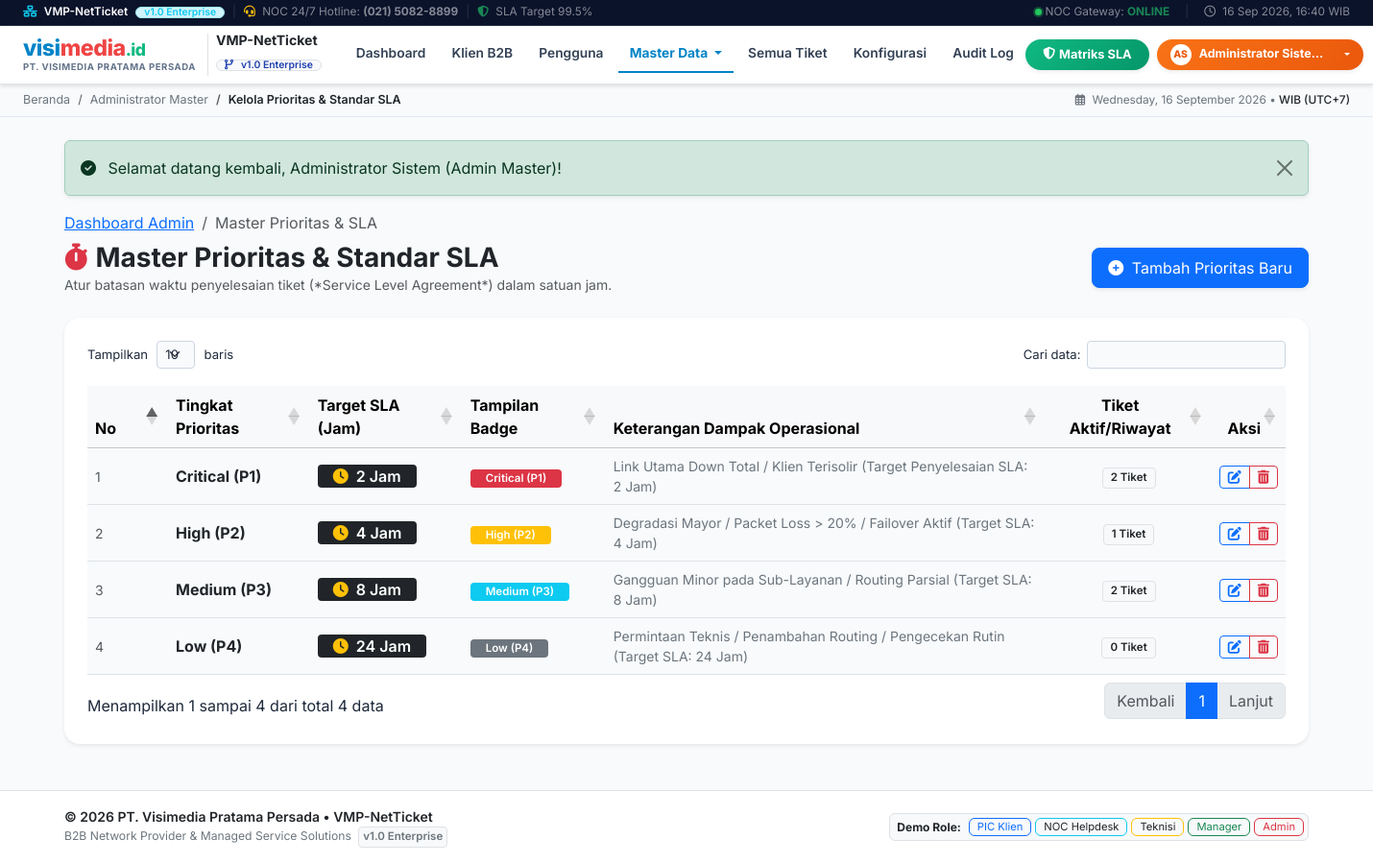
The app's page /admin/kelola_prioritas.php (signed in) with its own data.
### tables this page shows
CREATE TABLE `settings` (
  `setting_key` VARCHAR(50) PRIMARY KEY,
  `setting_value` TEXT,
  `setting_group` VARCHAR(50) DEFAULT 'general',
  `description` VARCHAR(255) NULL,
  `updated_at` DATETIME DEFAULT CURRENT_TIMESTAMP ON UPDATE CURRENT_TIMESTAMP
);

CREATE TABLE `priorities` (
  `id` INT AUTO_INCREMENT PRIMARY KEY,
  `name` VARCHAR(50) NOT NULL,
  `sla_hours` INT NOT NULL COMMENT 'Batas waktu penyelesaian dalam hitungan jam',
  `badge_color` VARCHAR(20) DEFAULT 'primary',
  `description` VARCHAR(255) NULL
);

### admin/kelola_prioritas.php (the view, shortened to what this page needs)
<?php
require_once __DIR__ . '/../config/database.php';
$pdo = get_db();
$page_title = 'Kelola Prioritas & Standar SLA';
$priorities = $pdo->query("
    SELECT p.*, COUNT(t.id) as ticket_count
    FROM priorities p
    LEFT JOIN tickets t ON p.id = t.priority_id
    GROUP BY p.id
    ORDER BY p.sla_hours ASC
")->fetchAll();
require_once __DIR__ . '/../includes/header.php';
?>
<div class="row mb-4">
    <div class="col-12">
        <nav aria-label="breadcrumb">
            <ol class="breadcrumb mb-2">
                <li class="breadcrumb-item"><a href="<?= base_url('admin/dashboard.php') ?>">Dashboard Admin</a></li>
                <li class="breadcrumb-item active" aria-current="page">Master Prioritas & SLA</li>
            </ol>
        </nav>
        <div class="d-flex justify-content-between align-items-center flex-wrap gap-2">
            <div>
                <h3 class="fw-bold mb-0 text-dark"><i class="fas fa-stopwatch text-danger me-2"></i>Master Prioritas & Standar SLA</h3>
                <p class="text-muted small mb-0">Atur batasan waktu penyelesaian tiket (*Service Level Agreement*) dalam satuan jam.</p>
            </div>
            <button type="button" class="btn btn-primary px-3 py-2 rounded-3 shadow-sm" data-bs-toggle="modal" data-bs-target="#modalTambahPrioritas">
                <i class="fas fa-plus-circle me-1"></i> Tambah Prioritas Baru
            </button>
        </div>
    </div>
</div>
<div class="card border-0 shadow-sm rounded-4 overflow-hidden mb-4">
    <div class="card-body p-4">
        <div class="table-responsive">
            <table class="table table-hover align-middle datatable">
                <thead class="table-light">
                    <tr>
                        <th style="width: 50px;">No</th>
                        <th>Tingkat Prioritas</th>
                        <th>Target SLA (Jam)</th>
                        <th>Tampilan Badge</th>
                        <th>Keterangan Dampak Operasional</th>
                        <th class="text-center">Tiket Aktif/Riwayat</th>
                        <th class="text-end">Aksi</th>
                    </tr>
                </thead>
                <tbody>
                    <?php
                    $no = 1;
                    foreach ($priorities as $p):
                    ?>
                        <tr>
                            <td class="text-muted small"><?= $no++ ?></td>
                            <td class="fw-bold text-dark">
                                <?= htmlspecialchars($p['name']) ?>
                            </td>
                            <td>
                                <span class="badge bg-dark px-3 py-1 fs-6">
                                    <i class="fas fa-clock me-1 text-warning"></i> <?= $p['sla_hours'] ?> Jam
                                </span>
                            </td>
                            <td>
                                <span class="badge bg-<?= htmlspecialchars($p['badge_color']) ?> px-3 py-1">
                                    <?= htmlspecialchars($p['name']) ?>
                                </span>
                            </td>
                            <td class="text-secondary small"><?= htmlspecialchars($p['description'] ?? '-') ?></td>
                            <td class="text-center">
                                <span class="badge bg-light text-dark border px-2 py-1">
                                    <?= $p['ticket_count'] ?> Tiket
                                </span>
                            </td>
                            <td class="text-end">
                                <div class="btn-group btn-group-sm">
                                    <button type="button" class="btn btn-outline-primary btn-edit-prio"
                                            data-id="<?= $p['id'] ?>"
                                            data-name="<?= htmlspecialchars($p['name']) ?>"
                                            data-hours="<?= $p['sla_hours'] ?>"
                                            data-color="<?= htmlspecialchars($p['badge_color']) ?>"
                                            data-description="<?= htmlspecialchars($p['description'] ?? '') ?>"
                                            title="Edit Prioritas">
                                        <i class="fas fa-edit"></i>
                                    </button>
                                    <a href="<?= base_url('admin/kelola_prioritas.php?delete_id=' . $p['id']) ?>"
                                       class="btn btn-outline-danger"
                                       onclick="return confirm('Apakah Anda yakin ingin menghapus prioritas <?= htmlspecialchars($p['name']) ?>?');"
                                       title="Hapus Prioritas">
                                        <i class="fas fa-trash-alt"></i>
                                    </a>
                                </div>
                            </td>
                        </tr>
                    <?php endforeach; ?>
                </tbody>
            </table>
        </div>
    </div>
</div>
<?php require_once __DIR__ . '/../includes/footer.php'; ?>

### includes/header.php (shortened to what this page needs)
<?php
require_once __DIR__ . '/../config/database.php';
$current_user = current_user();
$current_role = $current_user['role'] ?? 'guest';
$page_title   = $page_title ?? 'Sistem Network Trouble Ticketing & SLA Tracking';
$app_name       = get_setting('app_name', 'VMP-NetTicket');
$system_version = get_setting('system_version', 'v1.0 Enterprise');
$company_name   = get_setting('company_name', 'PT. Visimedia Pratama Persada');
$role_names = [
    'admin'    => 'Administrator Master',
    'karyawan' => 'PIC Klien Korporat',
    'helpdesk' => 'NOC Helpdesk Dispatcher',
    'teknisi'  => 'Field / Network Engineer',
    'manager'  => 'Head of NOC / Service Delivery'
];
$user_initials = 'VP';
if ($current_user && !empty($current_user['name'])) {
    $words = explode(' ', trim($current_user['name']));
    if (count($words) >= 2) {
        $user_initials = strtoupper(substr($words[0], 0, 1) . substr($words[1], 0, 1));
    } else {
        $user_initials = strtoupper(substr($words[0], 0, 2));
    }
}
?>
<!DOCTYPE html>
<html lang="id">
<head>
    <link href="https://cdn.jsdelivr.net/npm/bootstrap@5.3.3/dist/css/bootstrap.min.css" rel="stylesheet">
    <link rel="stylesheet" href="https://cdnjs.cloudflare.com/ajax/libs/font-awesome/6.5.1/css/all.min.css">
    <link rel="stylesheet" href="https://cdn.datatables.net/1.13.7/css/dataTables.bootstrap5.min.css">
    <link rel="stylesheet" href="<?= base_url('assets/css/style.css?v=' . time()) ?>">
</head>
<body>
<?php if ($current_user): ?>
<header class="isp-header sticky-top no-print">
    <div class="top-utility-bar py-1">
        <div class="container-fluid px-3 px-xl-4 d-flex align-items-center justify-content-between">
            <div class="d-flex align-items-center gap-2 text-white-50 small" style="font-size: 0.74rem;">
                <span class="text-white fw-semibold"><i class="fas fa-network-wired text-info me-1"></i> <?= htmlspecialchars($app_name) ?></span>
                <span class="badge bg-info-subtle text-info border border-info-subtle rounded-pill px-2 py-0 d-none d-sm-inline-block" style="font-size:0.65rem;"><?= htmlspecialchars($system_version) ?></span>
                <span class="opacity-25">|</span>
                <span class="d-none d-md-inline"><i class="fas fa-headset text-warning me-1"></i> NOC 24/7 Hotline: <strong>(021) 5082-8899</strong></span>
                <span class="opacity-25 d-none d-md-inline">|</span>
                <?php if ($current_role === 'karyawan'): ?>
                    <span class="d-none d-lg-inline"><i class="fas fa-headset text-success me-1"></i> NOC Support 24/7</span>
                <?php else: ?>
                    <span class="d-none d-lg-inline"><i class="fas fa-shield-alt text-success me-1"></i> SLA Target 99.5%</span>
                <?php endif; ?>
            </div>
            <div class="d-flex align-items-center gap-3 text-white-50 small" style="font-size: 0.74rem;">
                <div class="d-none d-sm-flex align-items-center">
                    <span class="status-dot me-1"></span>
                    <span>NOC Gateway: <strong class="text-success">ONLINE</strong></span>
                </div>
                <span class="opacity-25 d-none d-sm-inline">|</span>
                <div class="d-none d-md-inline">
                    <i class="far fa-clock me-1"></i> <?= date('d M Y, H:i') ?> WIB
                </div>
            </div>
        </div>
    </div>
    <nav class="navbar navbar-expand-xl navbar-light bg-white py-2 border-bottom shadow-sm">
        <div class="container-fluid px-3 px-xl-4">
            <a class="navbar-brand d-flex align-items-center me-4 py-0 flex-shrink-0" href="<?= base_url('index.php') ?>">
                <div class="brand-logo-isp me-2">
                    <span class="logo-visi">visi<span class="logo-media">media</span><span class="logo-tld">.id</span></span>
                    <span class="logo-corp-sub"><?= htmlspecialchars($company_name) ?></span>
                </div>
                <div class="border-start ps-2 ms-1 d-none d-lg-block">
                    <div class="fw-bold text-dark lh-1" style="font-size: 0.88rem;"><?= htmlspecialchars($app_name) ?></div>
                    <span class="badge bg-light text-primary border rounded-pill px-2 py-0 mt-1" style="font-size: 0.65rem; font-weight: 600;">
                        <i class="fas fa-code-branch me-1"></i><?= htmlspecialchars($system_version) ?>
                    </span>
                </div>
            </a>
            <div class="collapse navbar-collapse" id="navbarIspMain">
                <ul class="navbar-nav me-auto mb-2 mb-xl-0 align-items-center">
                    <?php if ($current_role === 'admin'): ?>
                        <li class="nav-item">
                            <a class="nav-link <?= strpos($_SERVER['PHP_SELF'], 'dashboard.php') !== false ? 'active' : '' ?>" href="<?= base_url('admin/dashboard.php') ?>">Dashboard</a>
                        </li>
                        <li class="nav-item">
                            <a class="nav-link <?= strpos($_SERVER['PHP_SELF'], 'kelola_klien.php') !== false ? 'active' : '' ?>" href="<?= base_url('admin/kelola_klien.php') ?>">Klien B2B</a>
                        </li>
                        <li class="nav-item">
                            <a class="nav-link <?= strpos($_SERVER['PHP_SELF'], 'kelola_user.php') !== false ? 'active' : '' ?>" href="<?= base_url('admin/kelola_user.php') ?>">Pengguna</a>
                        </li>
                        <li class="nav-item dropdown">
                            <a class="nav-link dropdown-toggle <?= (strpos($_SERVER['PHP_SELF'], 'kelola_kategori.php') !== false || strpos($_SERVER['PHP_SELF'], 'kelola_prioritas.php') !== false) ? 'active' : '' ?>" href="#" role="button" data-bs-toggle="dropdown" aria-expanded="false">
                                Master Data
                            </a>
                        </li>
                        <li class="nav-item">
                            <a class="nav-link <?= strpos($_SERVER['PHP_SELF'], 'semua_tiket.php') !== false ? 'active' : '' ?>" href="<?= base_url('admin/semua_tiket.php') ?>">Semua Tiket</a>
                        </li>
                        <li class="nav-item">
                            <a class="nav-link <?= strpos($_SERVER['PHP_SELF'], 'pengaturan_website.php') !== false ? 'active' : '' ?>" href="<?= base_url('admin/pengaturan_website.php') ?>">Konfigurasi</a>
                        </li>
                        <li class="nav-item">
                            <a class="nav-link <?= strpos($_SERVER['PHP_SELF'], 'log_aktivitas.php') !== false ? 'active' : '' ?>" href="<?= base_url('admin/log_aktivitas.php') ?>">Audit Log</a>
                        </li>
                    <?php elseif ($current_role === 'teknisi'): ?>
                        <li class="nav-item">
                            <a class="nav-link <?= (strpos($_SERVER['PHP_SELF'], 'dashboard.php') !== false || strpos($_SERVER['PHP_SELF'], 'proses_tiket.php') !== false) ? 'active' : '' ?>" href="<?= base_url('teknisi/dashboard.php') ?>">Dashboard Tugas Lapangan</a>
                        </li>
                    <?php endif; ?>
                </ul>
                <div class="d-flex align-items-center gap-2 mt-3 mt-xl-0 flex-shrink-0">
                    <?php if ($current_role === 'karyawan' || $current_role === 'customer'): ?>
                        <a href="<?= base_url('customer/buat_tiket.php') ?>" class="btn btn-pill-green shadow-sm">
                            <i class="fas fa-plus-circle me-1"></i> Buat Tiket
                        </a>
                    <?php else: ?>
                        <a href="#" data-bs-toggle="modal" data-bs-target="#modalSlaHelp" class="btn btn-pill-green shadow-sm">
                            <i class="fas fa-shield-alt me-1"></i> Matriks SLA
                        </a>
                    <?php endif; ?>
                    <div class="dropdown">
                        <button class="btn btn-pill-orange dropdown-toggle shadow-sm d-flex align-items-center gap-2" type="button" id="userMenuDropdown" data-bs-toggle="dropdown" aria-expanded="false">
                            <span class="avatar-pill-circle"><?= $user_initials ?></span>
                            <span class="user-pill-text d-none d-md-inline text-truncate" style="max-width: 140px;"><?= htmlspecialchars($current_user['name']) ?></span>
                        </button>
                    </div>
                </div>
            </div>
        </div>
    </nav>
</header>
<div class="sub-header-bar no-print">
    <div class="container-fluid px-3 px-xl-4 d-flex align-items-center justify-content-between">
        <nav aria-label="breadcrumb">
            <ol class="breadcrumb mb-0 align-items-center">
                <li class="breadcrumb-item"><a href="<?= base_url('index.php') ?>" class="text-decoration-none text-secondary">Beranda</a></li>
                <li class="breadcrumb-item text-secondary"><?= $role_names[$current_role] ?? ucfirst($current_role) ?></li>
                <li class="breadcrumb-item active text-dark fw-semibold" aria-current="page"><?= htmlspecialchars($page_title) ?></li>
            </ol>
        </nav>
        <div class="d-none d-md-block text-secondary small" style="font-size: 0.74rem; white-space: nowrap;">
            <i class="far fa-calendar-alt me-1"></i> <?= date('l, d F Y') ?> &bull; <span class="text-dark fw-medium">WIB (UTC+7)</span>
        </div>
    </div>
</div>
<?php endif; ?>
<div class="container-fluid py-4 flex-grow-1">
    <div class="container">

### records on screen
settings: setting_key "v1.0 Enterprise"
priorities: name "Critical (P1)", sla_hours "2", description "Link Utama Down Total / Klien Terisolir (Target Penyelesaian SLA: 2 Jam)", ticket_count "2"
priorities: name "High (P2)", sla_hours "4", description "Degradasi Mayor / Packet Loss > 20% / Failover Aktif (Target SLA: 4 Jam)", ticket_count "1"
priorities: name "Medium (P3)", sla_hours "8", description "Gangguan Minor pada Sub-Layanan / Routing Parsial (Target SLA: 8 Jam)", ticket_count "2"
priorities: name "Low (P4)", sla_hours "24", description "Permintaan Teknis / Penambahan Routing / Pengecekan Rutin (Target SLA: 24 Jam)", ticket_count "0"

### other values on screen
$app_name "VMP-NetTicket"
$company_name "PT. VISIMEDIA PRATAMA PERSADA"
$user_initials "AS"
$current_user['name'] "Administrator Siste…"
$role_names[$current_role] "Administrator Master"
$page_title "Kelola Prioritas & Standar SLA"
$msg['text'] "Selamat datang kembali, Administrator Sistem (Admin Master)!"
get_setting('company_name', 'PT. Visimedia Pratama Persada') "PT. Visimedia Pratama Persada"
get_setting('app_name', 'VMP-NetTicket') "VMP-NetTicket"
get_setting('system_version', 'v1.0 Enterprise') "v1.0 Enterprise"
